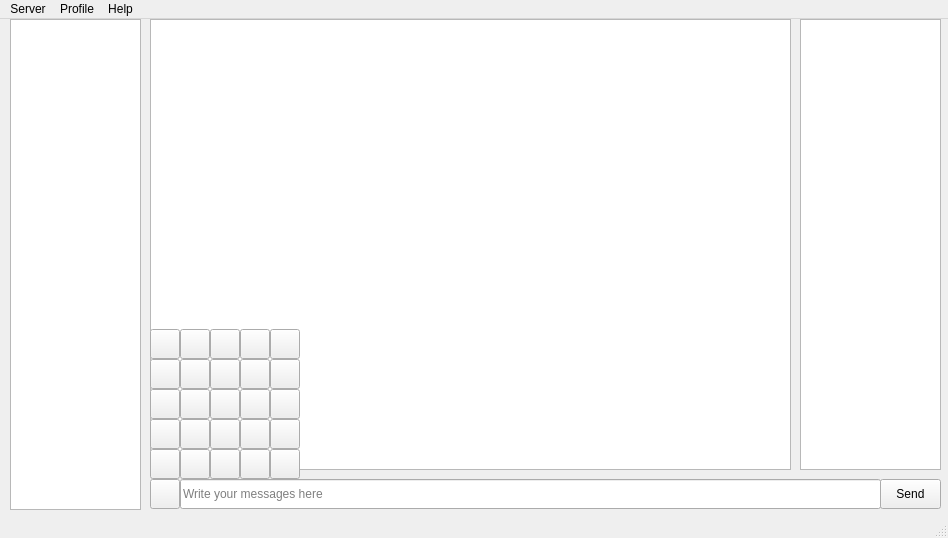
<?xml version="1.0" encoding="UTF-8"?>
<ui version="4.0">
 <class>Client_Window</class>
 <widget class="QMainWindow" name="Client_Window">
  <property name="geometry">
   <rect>
    <x>0</x>
    <y>0</y>
    <width>948</width>
    <height>538</height>
   </rect>
  </property>
  <property name="sizePolicy">
   <sizepolicy hsizetype="Fixed" vsizetype="Fixed">
    <horstretch>0</horstretch>
    <verstretch>0</verstretch>
   </sizepolicy>
  </property>
  <property name="windowTitle">
   <string>Client Window</string>
  </property>
  <property name="windowIcon">
   <iconset resource="client.qrc">
    <normaloff>:/images/app_icon_s.png</normaloff>:/images/app_icon_s.png</iconset>
  </property>
  <widget class="QWidget" name="centralWidget">
   <widget class="QTextBrowser" name="chat_text">
    <property name="geometry">
     <rect>
      <x>150</x>
      <y>0</y>
      <width>641</width>
      <height>451</height>
     </rect>
    </property>
   </widget>
   <widget class="QLineEdit" name="chat_input">
    <property name="geometry">
     <rect>
      <x>180</x>
      <y>460</y>
      <width>701</width>
      <height>30</height>
     </rect>
    </property>
    <property name="statusTip">
     <string/>
    </property>
    <property name="placeholderText">
     <string>Write your messages here</string>
    </property>
   </widget>
   <widget class="QPushButton" name="send_button">
    <property name="geometry">
     <rect>
      <x>880</x>
      <y>460</y>
      <width>61</width>
      <height>30</height>
     </rect>
    </property>
    <property name="text">
     <string>Send</string>
    </property>
   </widget>
   <widget class="QListWidget" name="chat_active">
    <property name="geometry">
     <rect>
      <x>10</x>
      <y>0</y>
      <width>131</width>
      <height>491</height>
     </rect>
    </property>
    <property name="editTriggers">
     <set>QAbstractItemView::SelectedClicked</set>
    </property>
   </widget>
   <widget class="QListWidget" name="chat_nicks">
    <property name="geometry">
     <rect>
      <x>800</x>
      <y>0</y>
      <width>141</width>
      <height>451</height>
     </rect>
    </property>
   </widget>
   <widget class="QPushButton" name="smiles_button">
    <property name="geometry">
     <rect>
      <x>150</x>
      <y>460</y>
      <width>30</width>
      <height>30</height>
     </rect>
    </property>
    <property name="text">
     <string/>
    </property>
    <property name="icon">
     <iconset resource="client.qrc">
      <normaloff>:/images/smile_00.png</normaloff>:/images/smile_00.png</iconset>
    </property>
   </widget>
   <widget class="QWidget" name="chat_smilies" native="true">
    <property name="geometry">
     <rect>
      <x>150</x>
      <y>310</y>
      <width>150</width>
      <height>150</height>
     </rect>
    </property>
    <property name="autoFillBackground">
     <bool>false</bool>
    </property>
    <widget class="QPushButton" name="smile_00">
     <property name="geometry">
      <rect>
       <x>0</x>
       <y>0</y>
       <width>30</width>
       <height>30</height>
      </rect>
     </property>
     <property name="text">
      <string/>
     </property>
     <property name="icon">
      <iconset resource="client.qrc">
       <normaloff>:/images/smile_00.png</normaloff>:/images/smile_00.png</iconset>
     </property>
    </widget>
    <widget class="QPushButton" name="smile_01">
     <property name="geometry">
      <rect>
       <x>30</x>
       <y>0</y>
       <width>30</width>
       <height>30</height>
      </rect>
     </property>
     <property name="text">
      <string/>
     </property>
     <property name="icon">
      <iconset resource="client.qrc">
       <normaloff>:/images/smile_01.png</normaloff>:/images/smile_01.png</iconset>
     </property>
    </widget>
    <widget class="QPushButton" name="smile_02">
     <property name="geometry">
      <rect>
       <x>60</x>
       <y>0</y>
       <width>30</width>
       <height>30</height>
      </rect>
     </property>
     <property name="text">
      <string/>
     </property>
     <property name="icon">
      <iconset resource="client.qrc">
       <normaloff>:/images/smile_02.png</normaloff>:/images/smile_02.png</iconset>
     </property>
    </widget>
    <widget class="QPushButton" name="smile_03">
     <property name="geometry">
      <rect>
       <x>90</x>
       <y>0</y>
       <width>30</width>
       <height>30</height>
      </rect>
     </property>
     <property name="text">
      <string/>
     </property>
     <property name="icon">
      <iconset resource="client.qrc">
       <normaloff>:/images/smile_03.png</normaloff>:/images/smile_03.png</iconset>
     </property>
    </widget>
    <widget class="QPushButton" name="smile_04">
     <property name="geometry">
      <rect>
       <x>120</x>
       <y>0</y>
       <width>30</width>
       <height>30</height>
      </rect>
     </property>
     <property name="text">
      <string/>
     </property>
     <property name="icon">
      <iconset resource="client.qrc">
       <normaloff>:/images/smile_04.png</normaloff>:/images/smile_04.png</iconset>
     </property>
    </widget>
    <widget class="QPushButton" name="smile_12">
     <property name="geometry">
      <rect>
       <x>60</x>
       <y>30</y>
       <width>30</width>
       <height>30</height>
      </rect>
     </property>
     <property name="text">
      <string/>
     </property>
     <property name="icon">
      <iconset resource="client.qrc">
       <normaloff>:/images/smile_12.png</normaloff>:/images/smile_12.png</iconset>
     </property>
    </widget>
    <widget class="QPushButton" name="smile_14">
     <property name="geometry">
      <rect>
       <x>120</x>
       <y>30</y>
       <width>30</width>
       <height>30</height>
      </rect>
     </property>
     <property name="text">
      <string/>
     </property>
     <property name="icon">
      <iconset resource="client.qrc">
       <normaloff>:/images/smile_14.png</normaloff>:/images/smile_14.png</iconset>
     </property>
    </widget>
    <widget class="QPushButton" name="smile_13">
     <property name="geometry">
      <rect>
       <x>90</x>
       <y>30</y>
       <width>30</width>
       <height>30</height>
      </rect>
     </property>
     <property name="text">
      <string/>
     </property>
     <property name="icon">
      <iconset resource="client.qrc">
       <normaloff>:/images/smile_13.png</normaloff>:/images/smile_13.png</iconset>
     </property>
    </widget>
    <widget class="QPushButton" name="smile_11">
     <property name="geometry">
      <rect>
       <x>30</x>
       <y>30</y>
       <width>30</width>
       <height>30</height>
      </rect>
     </property>
     <property name="text">
      <string/>
     </property>
     <property name="icon">
      <iconset resource="client.qrc">
       <normaloff>:/images/smile_11.png</normaloff>:/images/smile_11.png</iconset>
     </property>
    </widget>
    <widget class="QPushButton" name="smile_10">
     <property name="geometry">
      <rect>
       <x>0</x>
       <y>30</y>
       <width>30</width>
       <height>30</height>
      </rect>
     </property>
     <property name="text">
      <string/>
     </property>
     <property name="icon">
      <iconset resource="client.qrc">
       <normaloff>:/images/smile_10.png</normaloff>:/images/smile_10.png</iconset>
     </property>
    </widget>
    <widget class="QPushButton" name="smile_22">
     <property name="geometry">
      <rect>
       <x>60</x>
       <y>60</y>
       <width>30</width>
       <height>30</height>
      </rect>
     </property>
     <property name="text">
      <string/>
     </property>
     <property name="icon">
      <iconset resource="client.qrc">
       <normaloff>:/images/smile_22.png</normaloff>:/images/smile_22.png</iconset>
     </property>
    </widget>
    <widget class="QPushButton" name="smile_24">
     <property name="geometry">
      <rect>
       <x>120</x>
       <y>60</y>
       <width>30</width>
       <height>30</height>
      </rect>
     </property>
     <property name="text">
      <string/>
     </property>
     <property name="icon">
      <iconset resource="client.qrc">
       <normaloff>:/images/smile_24.png</normaloff>:/images/smile_24.png</iconset>
     </property>
    </widget>
    <widget class="QPushButton" name="smile_23">
     <property name="geometry">
      <rect>
       <x>90</x>
       <y>60</y>
       <width>30</width>
       <height>30</height>
      </rect>
     </property>
     <property name="text">
      <string/>
     </property>
     <property name="icon">
      <iconset resource="client.qrc">
       <normaloff>:/images/smile_23.png</normaloff>:/images/smile_23.png</iconset>
     </property>
    </widget>
    <widget class="QPushButton" name="smile_21">
     <property name="geometry">
      <rect>
       <x>30</x>
       <y>60</y>
       <width>30</width>
       <height>30</height>
      </rect>
     </property>
     <property name="text">
      <string/>
     </property>
     <property name="icon">
      <iconset resource="client.qrc">
       <normaloff>:/images/smile_21.png</normaloff>:/images/smile_21.png</iconset>
     </property>
    </widget>
    <widget class="QPushButton" name="smile_20">
     <property name="geometry">
      <rect>
       <x>0</x>
       <y>60</y>
       <width>30</width>
       <height>30</height>
      </rect>
     </property>
     <property name="text">
      <string/>
     </property>
     <property name="icon">
      <iconset resource="client.qrc">
       <normaloff>:/images/smile_20.png</normaloff>:/images/smile_20.png</iconset>
     </property>
    </widget>
    <widget class="QPushButton" name="smile_32">
     <property name="geometry">
      <rect>
       <x>60</x>
       <y>90</y>
       <width>30</width>
       <height>30</height>
      </rect>
     </property>
     <property name="text">
      <string/>
     </property>
     <property name="icon">
      <iconset resource="client.qrc">
       <normaloff>:/images/smile_32.png</normaloff>:/images/smile_32.png</iconset>
     </property>
    </widget>
    <widget class="QPushButton" name="smile_34">
     <property name="geometry">
      <rect>
       <x>120</x>
       <y>90</y>
       <width>30</width>
       <height>30</height>
      </rect>
     </property>
     <property name="text">
      <string/>
     </property>
     <property name="icon">
      <iconset resource="client.qrc">
       <normaloff>:/images/smile_34.png</normaloff>:/images/smile_34.png</iconset>
     </property>
    </widget>
    <widget class="QPushButton" name="smile_33">
     <property name="geometry">
      <rect>
       <x>90</x>
       <y>90</y>
       <width>30</width>
       <height>30</height>
      </rect>
     </property>
     <property name="text">
      <string/>
     </property>
     <property name="icon">
      <iconset resource="client.qrc">
       <normaloff>:/images/smile_33.png</normaloff>:/images/smile_33.png</iconset>
     </property>
    </widget>
    <widget class="QPushButton" name="smile_31">
     <property name="geometry">
      <rect>
       <x>30</x>
       <y>90</y>
       <width>30</width>
       <height>30</height>
      </rect>
     </property>
     <property name="text">
      <string/>
     </property>
     <property name="icon">
      <iconset resource="client.qrc">
       <normaloff>:/images/smile_31.png</normaloff>:/images/smile_31.png</iconset>
     </property>
    </widget>
    <widget class="QPushButton" name="smile_30">
     <property name="geometry">
      <rect>
       <x>0</x>
       <y>90</y>
       <width>30</width>
       <height>30</height>
      </rect>
     </property>
     <property name="text">
      <string/>
     </property>
     <property name="icon">
      <iconset resource="client.qrc">
       <normaloff>:/images/smile_30.png</normaloff>:/images/smile_30.png</iconset>
     </property>
    </widget>
    <widget class="QPushButton" name="smile_42">
     <property name="geometry">
      <rect>
       <x>60</x>
       <y>120</y>
       <width>30</width>
       <height>30</height>
      </rect>
     </property>
     <property name="text">
      <string/>
     </property>
     <property name="icon">
      <iconset resource="client.qrc">
       <normaloff>:/images/smile_42.png</normaloff>:/images/smile_42.png</iconset>
     </property>
    </widget>
    <widget class="QPushButton" name="smile_44">
     <property name="geometry">
      <rect>
       <x>120</x>
       <y>120</y>
       <width>30</width>
       <height>30</height>
      </rect>
     </property>
     <property name="text">
      <string/>
     </property>
     <property name="icon">
      <iconset resource="client.qrc">
       <normaloff>:/images/smile_44.png</normaloff>:/images/smile_44.png</iconset>
     </property>
    </widget>
    <widget class="QPushButton" name="smile_43">
     <property name="geometry">
      <rect>
       <x>90</x>
       <y>120</y>
       <width>30</width>
       <height>30</height>
      </rect>
     </property>
     <property name="text">
      <string/>
     </property>
     <property name="icon">
      <iconset resource="client.qrc">
       <normaloff>:/images/smile_43.png</normaloff>:/images/smile_43.png</iconset>
     </property>
    </widget>
    <widget class="QPushButton" name="smile_41">
     <property name="geometry">
      <rect>
       <x>30</x>
       <y>120</y>
       <width>30</width>
       <height>30</height>
      </rect>
     </property>
     <property name="text">
      <string/>
     </property>
     <property name="icon">
      <iconset resource="client.qrc">
       <normaloff>:/images/smile_41.png</normaloff>:/images/smile_41.png</iconset>
     </property>
    </widget>
    <widget class="QPushButton" name="smile_40">
     <property name="geometry">
      <rect>
       <x>0</x>
       <y>120</y>
       <width>30</width>
       <height>30</height>
      </rect>
     </property>
     <property name="text">
      <string/>
     </property>
     <property name="icon">
      <iconset resource="client.qrc">
       <normaloff>:/images/smile_40.png</normaloff>:/images/smile_40.png</iconset>
     </property>
    </widget>
   </widget>
  </widget>
  <widget class="QMenuBar" name="menuBar">
   <property name="geometry">
    <rect>
     <x>0</x>
     <y>0</y>
     <width>948</width>
     <height>25</height>
    </rect>
   </property>
   <widget class="QMenu" name="menuClient">
    <property name="title">
     <string>Server</string>
    </property>
    <addaction name="actionNew_serv"/>
    <addaction name="actionClose_serv"/>
    <addaction name="separator"/>
    <addaction name="actionJoin_chan"/>
    <addaction name="actionPart_chan"/>
    <addaction name="separator"/>
    <addaction name="actionExit"/>
   </widget>
   <widget class="QMenu" name="menuProfile">
    <property name="title">
     <string>Profile</string>
    </property>
    <addaction name="actionNew_acc"/>
    <addaction name="actionChange_acc"/>
    <addaction name="actionDelete_acc"/>
   </widget>
   <widget class="QMenu" name="menuHelp">
    <property name="title">
     <string>Help</string>
    </property>
    <addaction name="actionHelp"/>
    <addaction name="actionAbout"/>
   </widget>
   <addaction name="menuClient"/>
   <addaction name="menuProfile"/>
   <addaction name="menuHelp"/>
  </widget>
  <widget class="QStatusBar" name="statusBar"/>
  <action name="actionNew_serv">
   <property name="text">
    <string>New</string>
   </property>
  </action>
  <action name="actionClose_serv">
   <property name="text">
    <string>Close</string>
   </property>
  </action>
  <action name="actionAbout">
   <property name="text">
    <string>About</string>
   </property>
  </action>
  <action name="actionHelp">
   <property name="text">
    <string>Help</string>
   </property>
  </action>
  <action name="actionNew_acc">
   <property name="text">
    <string>New</string>
   </property>
  </action>
  <action name="actionChange_acc">
   <property name="text">
    <string>Change</string>
   </property>
  </action>
  <action name="actionDelete_acc">
   <property name="text">
    <string>Delete</string>
   </property>
  </action>
  <action name="actionJoin_chan">
   <property name="text">
    <string>Join channel</string>
   </property>
  </action>
  <action name="actionPart_chan">
   <property name="text">
    <string>Part channel</string>
   </property>
  </action>
  <action name="actionExit">
   <property name="text">
    <string>Exit</string>
   </property>
  </action>
 </widget>
 <layoutdefault spacing="6" margin="11"/>
 <resources>
  <include location="client.qrc"/>
 </resources>
 <connections/>
</ui>
